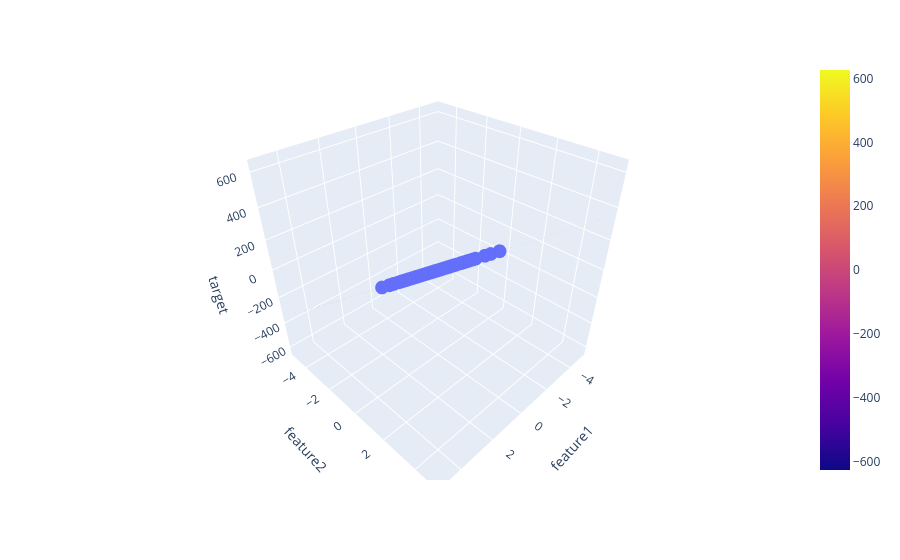

The notebook cell saved with this chart:
### Code cell
fig = px.scatter_3d(df,x="feature1",y="feature2",z="target")
fig.add_trace(go.Surface(x=x,y=y,z=z))
fig.show()
